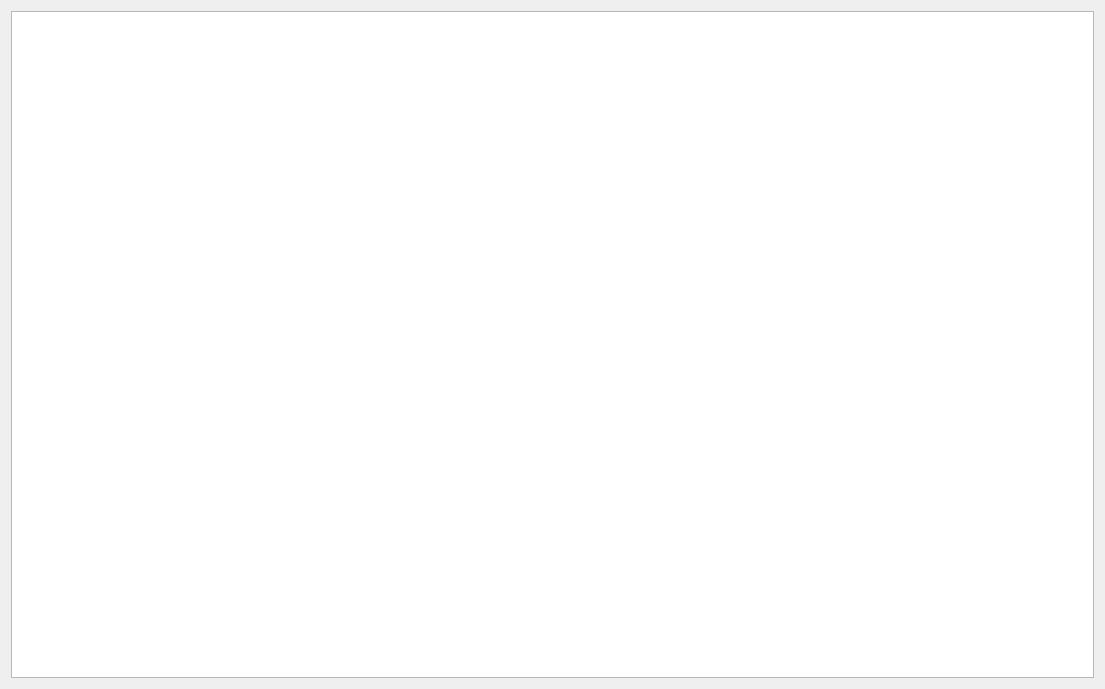
<?xml version="1.0" encoding="UTF-8"?>
<ui version="4.0">
 <class>SortVisualizer</class>
 <widget class="QWidget" name="SortVisualizer">
  <property name="geometry">
   <rect>
    <x>0</x>
    <y>0</y>
    <width>1105</width>
    <height>689</height>
   </rect>
  </property>
  <property name="sizePolicy">
   <sizepolicy hsizetype="Minimum" vsizetype="Minimum">
    <horstretch>0</horstretch>
    <verstretch>0</verstretch>
   </sizepolicy>
  </property>
  <property name="minimumSize">
   <size>
    <width>1000</width>
    <height>650</height>
   </size>
  </property>
  <property name="windowTitle">
   <string>Form</string>
  </property>
  <layout class="QGridLayout" name="gridLayout">
   <item row="0" column="0">
    <widget class="QGraphicsView" name="graphicsView"/>
   </item>
  </layout>
 </widget>
 <resources/>
 <connections/>
</ui>
